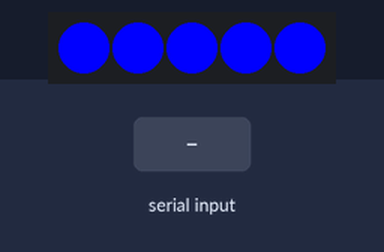
Recording of a sketch running on a simulated Arduino Uno, built with avr-gcc and run on an emulated ATmega328P. Shown: 5 RGB LEDs in strip order, left to right. Inputs (shaded band) come from the test bench. Random numbers use the default seed unless the sketch sets one.

Above: at 1.2 s.
1.3 s: "30,150\n" received over Serial
At 3.4 s:
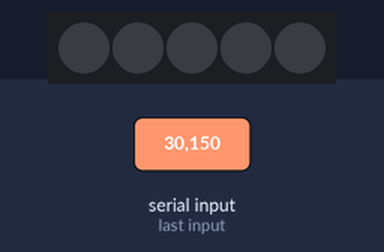
At 7.3 s:
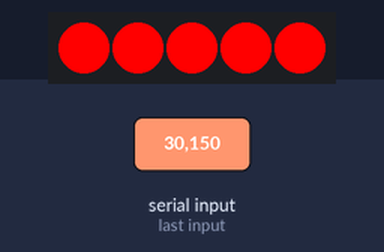
Timing chart, 0 to 8.8 s (numbered marks = the images above; inputs shaded):
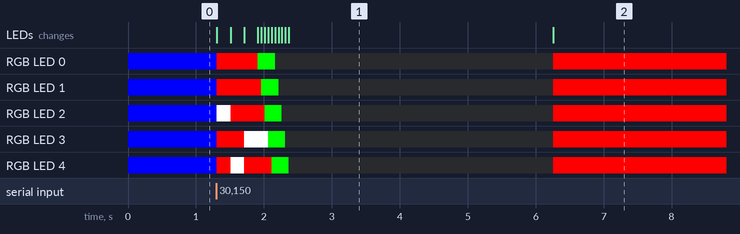

The sketch:

Final_Code.ino
```cpp
#include "FastLED.h"
#define NUM_LEDS 5
CRGB leds[NUM_LEDS];
#define PIN 6
int mode = 0;

void setup()
{
  FastLED.addLeds< WS2812B, PIN, GRB>(leds, NUM_LEDS).setCorrection( TypicalLEDStrip );
  Serial.begin(9600);
}

void loop()
{
  if (Serial.available())
  {
    int data = Serial.read() - '0';
    if (data > 0) mode = data;
  }

  if (mode == 0) // //  ***Static Color when turned on***    OK
  {
    setAll(0x00, 0x00, 0xff);  //just the color
  }
  else if (mode == 1) // ***Color Wipe***     OK
  {
    colorWipe (0x00, 0xff, 0x00, 50);   // color
    colorWipe (0x00, 0x00, 0x00, 50);   //  leds off (second color)
  }
  else if (mode == 2) //  ***Fade***     OK
  {
    FadeInOut(0xff, 0xff, 0xff); // red
    FadeInOut(0x00, 0xff, 0x00); // white
  }
  else if (mode == 3) // ***Sparkle***     OK
  {
    Sparkle(0xff, 0x00, 0x00, 200);   //  color_sparkle/color_background/Speed
  }
  else if (mode == 4) // ***Rainbow***    OK
  {
    rainbow(0);  //  Speed
  }
  else if (mode == 5) // ***color_cycle***   OK
  {
    color_cycle (0);  //  Speed
  }
  /*else if (mode == 6) // ***back_n_fourth***  NOT OK
  {
    back_n_fourth (0xff, 0xff, 0xff, 100, 0);
    back_n_fourth (0xff, 0x00, 0x00, 100, 1);
  }*/
}

//Effects

void colorWipe(byte red, byte green, byte blue, int SpeedDelay) {   // ***Color Wipe***
  for (uint16_t i = 0; i < NUM_LEDS; i++) {
    setPixel(i, red, green, blue);
    showStrip();
    delay(SpeedDelay);
  }
}


void FadeInOut(byte red, byte green, byte blue) {  //  ***Fade***
  float r, g, b;

  for (int k = 0; k < 256; k = k + 1) {
    r = (k / 256.0) * red;
    g = (k / 256.0) * green;
    b = (k / 256.0) * blue;
    setAll(r, g, b);
    showStrip();
  }

  for (int k = 255; k >= 0; k = k - 2) {
    r = (k / 256.0) * red;
    g = (k / 256.0) * green;
    b = (k / 256.0) * blue;
    setAll(r, g, b);
    showStrip();
    showStrip();
  }
}


void Sparkle(byte red, byte green, byte blue, int SpeedDelay) {   //  ***Sparkle***
  setAll(red, green, blue);
  int Pixel = random(NUM_LEDS);
  setPixel(Pixel, 0xff, 0xff, 0xff);
  showStrip();
  delay(SpeedDelay);
}


void rainbow(int SpeedDelay) {   //  ***Rainbow***
  byte *c;
  uint16_t i, j;

  for (j = 0; j < 256 * 5; j++) { // 5 cycles of all colors on wheel
    for (i = 0; i < NUM_LEDS; i++) {
      c = Wheel(((i * 256 / NUM_LEDS) + j) & 255);
      setPixel(i, *c, *(c + 1), *(c + 2));
    }
    showStrip();
    delay(SpeedDelay);
  }
}

byte * Wheel(byte WheelPos) {
  static byte c[3];

  if (WheelPos < 85) {
    c[0] = WheelPos * 3;
    c[1] = 255 - WheelPos * 3;
    c[2] = 0;
  } else if (WheelPos < 170) {
    WheelPos -= 85;
    c[0] = 255 - WheelPos * 3;
    c[1] = 0;
    c[2] = WheelPos * 3;
  } else {
    WheelPos -= 170;
    c[0] = 0;
    c[1] = WheelPos * 3;
    c[2] = 255 - WheelPos * 3;
  }

  return c;
}


void color_cycle (int wait_time) {   //  ***color_cycle***
  for (int colorStep = 0; colorStep <= 255; colorStep++) {
    int r = 255;
    int g = 0;
    int b = colorStep;
    // Now loop though each of the LEDs and set each one to the current color
    for (int x = 0; x < NUM_LEDS; x++) {
      leds[x] = CRGB(r, g, b);
    }
    // Display the colors we just set on the actual LEDs
    delay(wait_time);
    LEDS.show();
  }

  //into blue
  for (int colorStep = 255; colorStep >= 0; colorStep--) {
    int r = colorStep;
    int g = 0;
    int b = 255;
    // Now loop though each of the LEDs and set each one to the current color
    for (int x = 0; x < NUM_LEDS; x++) {
      leds[x] = CRGB(r, g, b);
    }
    // Display the colors we just set on the actual LEDs
    delay(wait_time);
    LEDS.show();
  }
  //start from blue
  for (int colorStep = 0; colorStep <= 255; colorStep++) {
    int r = 0;
    int g = colorStep;
    int b = 255;
    // Now loop though each of the LEDs and set each one to the current color
    for (int x = 0; x < NUM_LEDS; x++) {
      leds[x] = CRGB(r, g, b);
    }
    // Display the colors we just set on the actual LEDs
    delay(wait_time);
    LEDS.show();
  }
  //into green
  for (int colorStep = 255; colorStep >= 0; colorStep--) {
    int r = 0;
    int g = 255;
    int b = colorStep;
    // Now loop though each of the LEDs and set each one to the current color
    for (int x = 0; x < NUM_LEDS; x++) {
      leds[x] = CRGB(r, g, b);
    }
    // Display the colors we just set on the actual LEDs
    delay(wait_time);
    LEDS.show();
  }
  //start from green
  for (int colorStep = 0; colorStep <= 255; colorStep++) {
    int r = colorStep;
    int g = 255;
    int b = 0;
    // Now loop though each of the LEDs and set each one to the current color
    for (int x = 0; x < NUM_LEDS; x++) {
      leds[x] = CRGB(r, g, b);
    }
    // Display the colors we just set on the actual LEDs
    delay(wait_time);
    LEDS.show();
  }
  //into yellow
  for (int colorStep = 255; colorStep >= 0; colorStep--) {
    int r = 255;
    int g = colorStep;
    int b = 0;
    // Now loop though each of the LEDs and set each one to the current color
    for (int x = 0; x < NUM_LEDS; x++) {
      leds[x] = CRGB(r, g, b);
    }
    // Display the colors we just set on the actual LEDs
    delay(wait_time);
    LEDS.show();
  }
}


void back_n_fourth (byte red, byte green, byte blue, int Delay, int Direction) {
  if (Direction == 0)
  {
    for (int i = 0; i <= NUM_LEDS; i++)
    {
      setPixel(i, red, green, blue);
      showStrip();
      delay(Delay);
    }
  }
  else if (Direction == 1)
  {
    for (int i = 5; i >= 0; i--)
    {
      setPixel(i, red, green, blue);
      showStrip();
      delay(Delay);
    }
  }
}


void showStrip() {
#ifdef ADAFRUIT_NEOPIXEL_H
  // NeoPixel
  strip.show();
#endif
#ifndef ADAFRUIT_NEOPIXEL_H
  // FastLED
  FastLED.show();
#endif
}

void setPixel(int Pixel, byte red, byte green, byte blue) {
#ifdef ADAFRUIT_NEOPIXEL_H
  // NeoPixel
  strip.setPixelColor(Pixel, strip.Color(red, green, blue));
#endif
#ifndef ADAFRUIT_NEOPIXEL_H
  // FastLED
  leds[Pixel].r = red;
  leds[Pixel].g = green;
  leds[Pixel].b = blue;
#endif
}

void setAll(byte red, byte green, byte blue) {
  for (int i = 0; i < NUM_LEDS; i++ ) {
    setPixel(i, red, green, blue);
  }
  showStrip();
}
```

Measured:
- after the input at 1.3 s, RGB LED 0: RGB(0, 0, 255) → RGB(255, 0, 0) at once, → RGB(0, 255, 0) 0.61 s later, → off 0.25 s later, → RGB(255, 0, 0) 4.1 s later; RGB LED 1: RGB(0, 0, 255) → RGB(255, 0, 0) at once, → RGB(0, 255, 0) 0.66 s later, → off 0.25 s later, → RGB(255, 0, 0) 4.0 s later
- what the display in image 1 shows lasts 3.9 s, from 2.4 s to 6.3 s
